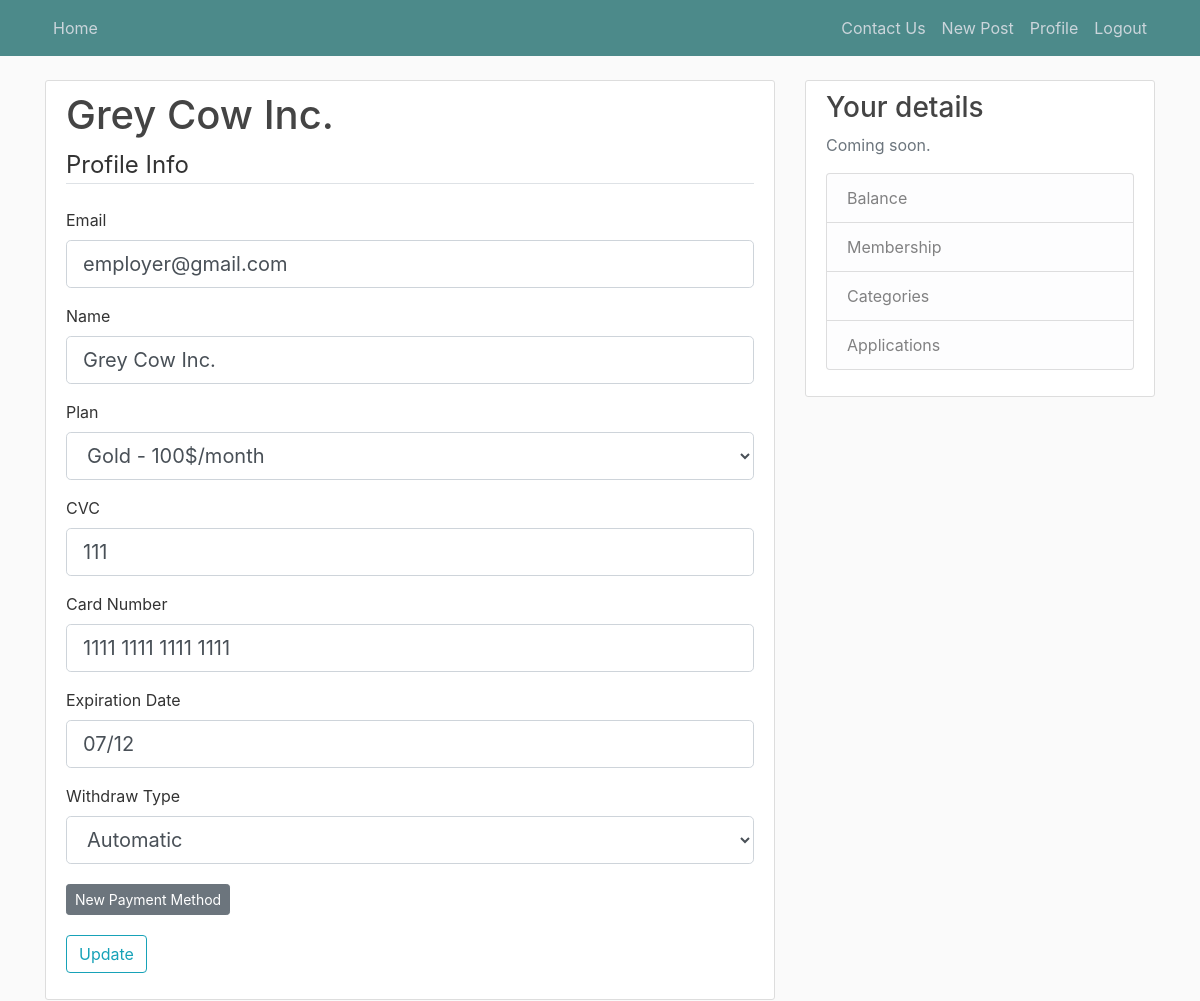
/profile (signed in), run on the app's committed database.
### MainProject/models.py (models this page shows, shortened)
class User(db.Model, UserMixin):
    id = db.Column(db.Integer, primary_key=True)
    email = db.Column(db.String(50), unique=True, nullable=False)
    name = db.Column(db.String(50), nullable=False)
    password = db.Column(db.String(50), nullable=False)
    userType = db.Column(db.String(60), nullable=False)
    employerMembership = db.Column(db.String(60), nullable=False, default='Prime - 50$/month')
    employeeMembership = db.Column(db.String(60), nullable=False, default='Basic - No Charge')
    posts = db.relationship('Post', backref='author', lazy=True)
    condition = db.Column(db.String(10), nullable=False, default='Active')
    cardNum = db.Column(db.String(10), nullable=False, default='')
    cvc = db.Column(db.String(10), nullable=False, default='')
    expireDate = db.Column(db.String(10), nullable=False, default='')
    withdrawType = db.Column(db.String(60), nullable=False, default='Automatic')
    frozen = db.Column(db.Boolean, nullable=False, default=False)
    balance = db.Column(db.Float, nullable=False, default=0.0)

### MainProject/routes.py (the view)
@app.route("/profile", methods=['GET', 'POST'])
@login_required
def profile():
    paymentMethods = PaymentMethod.query.filter_by(user_id=current_user.id).all()
    form = UpdateAccountForm()
    if form.validate_on_submit():
        current_user.email = form.email.data
        current_user.name = form.name.data
        if current_user.employeeMembership != 'Basic - No Charge' or current_user.userType == 'Employer':
            current_user.cvc = form.cvc.data
            current_user.cardNum = form.cardNum.data
            current_user.expireDate = form.expireDate.data
            current_user.withdrawType = form.withdrawType.data
            if current_user.cvc == '' or current_user.cardNum == '' or current_user.expireDate == '':
                flash('Credit card info required', 'danger')
                return redirect(url_for('profile'))
        if current_user.userType == 'Employer':
            current_user.employerMembership = form.employerMembership.data
            db.session.commit()
        if current_user.userType == 'Employee':
            current_user.employeeMembership = form.employeeMembership.data
            db.session.commit()
        flash('Your profile has been updated!', 'success')
        historyContent = current_user.email + " has updated their profile."
        history = History(content=historyContent)
        db.session.add(history)
        db.session.commit()
        return redirect(url_for('profile'))
    elif request.method == 'GET':
        form.email.data = current_user.email
        form.name.data = current_user.name
        if current_user.employeeMembership != 'Basic - No Charge' or current_user.userType == 'Employer':
            form.cvc.data = current_user.cvc
            form.cardNum.data = current_user.cardNum
            form.expireDate.data = current_user.expireDate
            form.withdrawType.data = current_user.withdrawType
        if current_user.userType == 'Employer':
            form.employerMembership.data = current_user.employerMembership
        if current_user.userType == 'Employee':
            form.employeeMembership.data = current_user.employeeMembership
    return render_template('profile.html', title='Profile', form=form, paymentMethods=paymentMethods)

### MainProject/forms.py (shortened to what this page needs)
class UpdateAccountForm(FlaskForm):
    name = StringField('Name', validators=[DataRequired()])
    email = StringField('Email',
                        validators=[DataRequired(), Email()])
    employerMembership = SelectField('Plan', choices=['Prime - 50$/month', 'Gold - 100$/month'],
                                         default='Prime - 50$/month')
    employeeMembership = SelectField('Plan', choices=['Basic - No Charge', 'Prime - 10$/month', 'Gold - 20$/month'],
                                         default='Basic - No Charge')
    cvc = StringField('CVC')
    cardNum = StringField('Card Number')
    expireDate = StringField('Expiration Date')
    withdrawType = SelectField('Withdraw Type', choices=['Automatic', 'Manual'], default='Automatic')
    submit = SubmitField('Update')

### MainProject/models.py (called while the page is built)
@login_manager.user_loader
def load_user(user_id):
    return User.query.get(int(user_id))

### MainProject/templates/profile.html (shortened to what this page needs)
{% extends "baseTemplate.html" %}
{% block content %}
    <div class="content-section">
        <div class="media">
            <div class="media-body">
                <h2 class="account-heading">{{ current_user.name }}</h2>
            </div>
        </div>
        <form method="POST" action="" enctype="multipart/form-data">
            <fieldset class="form-group">
                <legend class="border-bottom mb-4">Profile Info</legend>
                <div class="form-group">
                    {{ form.email.label(class="form-control-label") }}
                    {% if form.email.errors %}
                        {{ form.email(class="form-control form-control-lg is-invalid") }}
                        <div class="invalid-feedback">
                            {% for error in form.email.errors %}
                                <span>{{ error }}</span>
                            {% endfor %}
                        </div>
                    {% else %}
                        {{ form.email(class="form-control form-control-lg") }}
                    {% endif %}
                </div>
                <div class="form-group">
                    {{ form.name.label(class="form-control-label") }}
                    {% if form.name.errors %}
                        {{ form.name(class="form-control form-control-lg is-invalid") }}
                        <div class="invalid-feedback">
                            {% for error in form.name.errors %}
                                <span>{{ error }}</span>
                            {% endfor %}
                        </div>
                    {% else %}
                        {{ form.name(class="form-control form-control-lg") }}
                    {% endif %}
                </div>
                {% if current_user.userType|string() == 'Employee' %}
                    <div class="form-group">
                        {{ form.employeeMembership.label(class="form-control-label") }}
                        {% if form.employeeMembership.errors %}
                            {{ form.employeeMembership(class="form-control form-control-lg is-invalid") }}
                            <div class="invalid-feedback">
                                {% for error in form.employeeMembership.errors %}
                                    <span>{{ error }}</span>
                                {% endfor %}
                            </div>
                        {% else %}
                            {{ form.employeeMembership(class="form-control form-control-lg") }}
                        {% endif %}
                    </div>
                    {% if current_user.employeeMembership|string() != 'Basic - No Charge' %}
                        <div class="form-group">
                            {{ form.cvc.label(class="form-control-label") }}
                            {% if form.cvc.errors %}
                                {{ form.cvc(class="form-control form-control-lg is-invalid") }}
                                <div class="invalid-feedback">
                                    {% for error in form.cvc.errors %}
                                        <span>{{ error }}</span>
                                    {% endfor %}
                                </div>
                            {% else %}
                                {{ form.cvc(class="form-control form-control-lg") }}
                            {% endif %}
                        </div>
                        <div class="form-group">
                            {{ form.cardNum.label(class="form-control-label") }}
                            {% if form.cardNum.errors %}
                                {{ form.cardNum(class="form-control form-control-lg is-invalid") }}
                                <div class="invalid-feedback">
                                    {% for error in form.cardNum.errors %}
                                        <span>{{ error }}</span>
                                    {% endfor %}
                                </div>
                            {% else %}
                                {{ form.cardNum(class="form-control form-control-lg") }}
                            {% endif %}
                        </div>
                        <div class="form-group">
                            {{ form.expireDate.label(class="form-control-label") }}
                            {% if form.expireDate.errors %}
                                {{ form.expireDate(class="form-control form-control-lg is-invalid") }}
                                <div class="invalid-feedback">
                                    {% for error in form.expireDate.errors %}
                                        <span>{{ error }}</span>
                                    {% endfor %}
                                </div>
                            {% else %}
                                {{ form.expireDate(class="form-control form-control-lg") }}
                            {% endif %}
                        </div>
                        <div class="form-group">
                            {{ form.withdrawType.label(class="form-control-label") }}
                            {% if form.withdrawType.errors %}
                                {{ form.withdrawType(class="form-control form-control-lg is-invalid") }}
                                <div class="invalid-feedback">
                                    {% for error in form.withdrawType.errors %}
                                        <span>{{ error }}</span>
                                    {% endfor %}
                                </div>
                            {% else %}
                                {{ form.withdrawType(class="form-control form-control-lg") }}
                            {% endif %}
                        </div>
                        <div>
                            <a class="btn btn-secondary btn-sm mt-1 mb-1" href="{{ url_for('new_payment_method', user_id=current_user.id) }}">New Payment Method</a>
                        </div>
                        {% for paymentMethod in paymentMethods %}
                            <article class="media content-section">
                                <div class="media-body">
                                    <h3>Alternate Payment Method {{ loop.index }}</h3>
                                    <p class="article-content">Card Number: {{ paymentMethod.cardNum }}</p>
                                    <p class="article-content">CVC: {{ paymentMethod.cvc }}</p>
                                    <p class="article-content">Expiration Date: {{ paymentMethod.expireDate }}</p>
                                    <p class="article-content">Withdraw Type: {{ paymentMethod.withdrawType }}</p>
                                    <a class="btn btn-secondary btn-sm mt-1 mb-1" href="{{ url_for('update_payment_method', payment_method_id=paymentMethod.id) }}">Update</a>
                                    <a class="btn btn-danger btn-sm mt-1 mb-1" href="{{ url_for('delete_payment_method', payment_method_id=paymentMethod.id) }}">Delete</a>
                                </div>
                            </article>
                        {% endfor %}
                    {% endif %}
                {% elif current_user.userType|string() == 'Employer' %}
                    <div class="form-group">
                        {{ form.employerMembership.label(class="form-control-label") }}
                        {% if form.employerMembership.errors %}
                            {{ form.employerMembership(class="form-control form-control-lg is-invalid") }}
                            <div class="invalid-feedback">
                                {% for error in form.employerMembership.errors %}
                                    <span>{{ error }}</span>
                                {% endfor %}
                            </div>
                        {% else %}
                            {{ form.employerMembership(class="form-control form-control-lg") }}
                        {% endif %}
                    </div>
                    <div class="form-group">
                        {{ form.cvc.label(class="form-control-label") }}
                        {% if form.cvc.errors %}
                            {{ form.cvc(class="form-control form-control-lg is-invalid") }}
                            <div class="invalid-feedback">
                                {% for error in form.cvc.errors %}
                                    <span>{{ error }}</span>
                                {% endfor %}
                            </div>
                        {% else %}
                            {{ form.cvc(class="form-control form-control-lg") }}
                        {% endif %}
                    </div>
                    <div class="form-group">
                        {{ form.cardNum.label(class="form-control-label") }}
                        {% if form.cardNum.errors %}
                            {{ form.cardNum(class="form-control form-control-lg is-invalid") }}
                            <div class="invalid-feedback">
                                {% for error in form.cardNum.errors %}
                                    <span>{{ error }}</span>
                                {% endfor %}
                            </div>
                        {% else %}
                            {{ form.cardNum(class="form-control form-control-lg") }}
                        {% endif %}
                    </div>
                    <div class="form-group">
                        {{ form.expireDate.label(class="form-control-label") }}
                        {% if form.expireDate.errors %}
                            {{ form.expireDate(class="form-control form-control-lg is-invalid") }}
                            <div class="invalid-feedback">
                                {% for error in form.expireDate.errors %}
                                    <span>{{ error }}</span>
                                {% endfor %}
                            </div>
                        {% else %}
                            {{ form.expireDate(class="form-control form-control-lg") }}
                        {% endif %}
                    </div>
                    <div class="form-group">
                        {{ form.withdrawType.label(class="form-control-label") }}
                        {% if form.withdrawType.errors %}
                            {{ form.withdrawType(class="form-control form-control-lg is-invalid") }}
                            <div class="invalid-feedback">
                                {% for error in form.withdrawType.errors %}
                                    <span>{{ error }}</span>
                                {% endfor %}
                            </div>
                        {% else %}
                            {{ form.withdrawType(class="form-control form-control-lg") }}
                        {% endif %}
                    </div>
                    <div>
                            <a class="btn btn-secondary btn-sm mt-1 mb-1" href="{{ url_for('new_payment_method', user_id=current_user.id) }}">New Payment Method</a>
                        </div>
                {% endif %}
            </fieldset>
            <div class="form-group">
                {{ form.submit(class="btn btn-outline-info") }}
            </div>
        </form>
    </div>
{% endblock content %}

### MainProject/static/styles.css (style rules this page uses)
body { background: #fafafa; color: #333333; margin-top: 5rem; }
h1, h2, h3, h4, h5, h6 { color: #444444; }
.content-section { background: #ffffff; padding: 10px 20px; border: 1px solid #dddddd; border-radius: 3px; margin-bottom: 20px; }
.account-heading { font-size: 2.5rem; }

### data on the page
User: name "Grey Cow Inc.", email "employer@gmail.com", employerMembership "Gold - 100$/month", cvc "111", cardNum "1111 1111 1111 1111", expireDate "07/12", withdrawType "Automatic"
